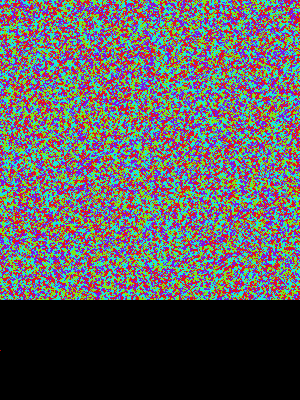
Frame 1 (no input)
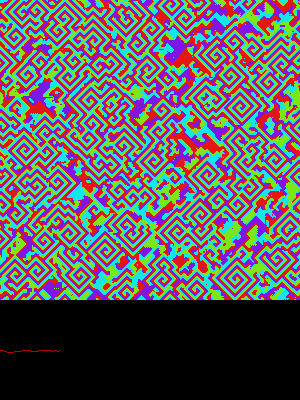
Frame 60 (the mouse pressed at the canvas centre just before this capture)
Frame 120 (the mouse held since frame 60 and released just before this capture): identical to frame 60, image omitted

The Processing sketch that drew these frames (run headless with seeded random() and noise(); from frame 60 on, the mouse is pressed at the canvas centre):

// Processing sketch: processing_11719
// ── processing_11719.pde

// CCA   Cyclic Cellular Automata  with  MOORE  neighborhood
// Mario Vincent Turp   from the Qbasic version of Sjoerd.J.Schaper  (Primordial soup)

//  MOUSE Click  To STOP or reSTART the process  ***********************************

int [][][] cell ;
int [] TL;

//    CHOISIR ici les valeurs nbSTATE, THRESHOLD (SEUIL) et rayon du voisinage :
//    Choose  here your own values :
int nbSTATE = 4;     //     Nb of Colors  
int RANGE=1;         //     Range of the neighborhood 
int THR= 2 ;        //      THRESHOLD

//////////////////////////////////////////////////////////
int sw=0;
boolean NoPause=true;
int tt=0;
int germe;
int vHeight;

void setup()
{
  size(300  ,400);
  background(0);

  colorMode(HSB,1.0); 
  frameRate(10);           // speed of the simulation
  germe= 241164;
  randomSeed(germe);
  vHeight= 300 ;

  cell = new int [width][vHeight][2];

  TL = new int [nbSTATE+1] ;    

  for (int x = 0; x < width; x++) {
    for (int y = 0; y < vHeight; y++) {

      cell[x][y][sw]  = int(random(0,nbSTATE)  ) ;
      cell[x][y][1-sw]  =  0  ; 


    }
  }
}

///////////////
void draw()  {


  if(NoPause)  {
    work();   
    tt=tt+1;      
  }



  if(tt>298)  noLoop() ;   //   for SAFETY  ONLY  (online version)

}

/////////////////////////////
void work()  {

  int ival, ivalu ;
  float amt, rval, rmoy;
  int dins, ix,iy ,i, j ;

  int SOM =0;                   

  for (int y = 0; y < vHeight ; y++) {
    for (int x = 0; x <  width ; x++) {


      for (int ii=0; ii< nbSTATE ; ii++)  {

        TL[ii] = 0 ;   // initialisation

      }

      for( int rn= y-RANGE ; rn<=y+RANGE; rn++)  {   

        //   dins = RANGE -abs(rn-y);       //    von neumann
        dins=RANGE ;                        //  Moore


        for(int sn= x-dins;  sn<= x+dins; sn++)  {

          ix=  (sn + width) % width ;
          iy=  ( rn + vHeight) % vHeight ;
          i=cell[ix][iy][sw] ;
          TL[i]= TL[i]+1    ;            

        }  // sn
      } // rn


      i= cell[x][y][sw];
      j= (1 + i) % nbSTATE  ;

      if(TL[j] >= THR )   {    
        cell[x][y][1-sw] = j;
      }
      else{
        cell[x][y][1-sw] = i ;   
      }

      SOM= SOM + cell[x][y][1-sw]  ;

      amt = map(cell[x][y][1-sw], 0, nbSTATE, 0,1);

      set(x,y,color(amt,0.9,0.9));   


    }  //  x
  }//  y


  sw=1 - sw ;


  rval= float(SOM);
  rmoy=rval/float(vHeight*width)  ;
  ivalu = int( map(rmoy, 0, nbSTATE-1 ,0,100)  );  


  stroke(250,250,250) ;
  point(tt, height - ivalu)  ;         

}
//////////////////////////////

void mousePressed()  {

  NoPause = !NoPause ;
}
//////////////////////////////

//void keyPressed()  {                        //   for SAVING the IMAGE   
//  NoPause = false;
//  
//   String svaleur = "bidon" ;                  
//   
//    svaleur= "g64M_" + str(tt)+"_ST_" + str(nbSTATE) + "_TH_" + str(THR) + "_R_" + str(RANGE) ;
//    save(svaleur + ".png");
//  
//  println(svaleur);
//  
//}
